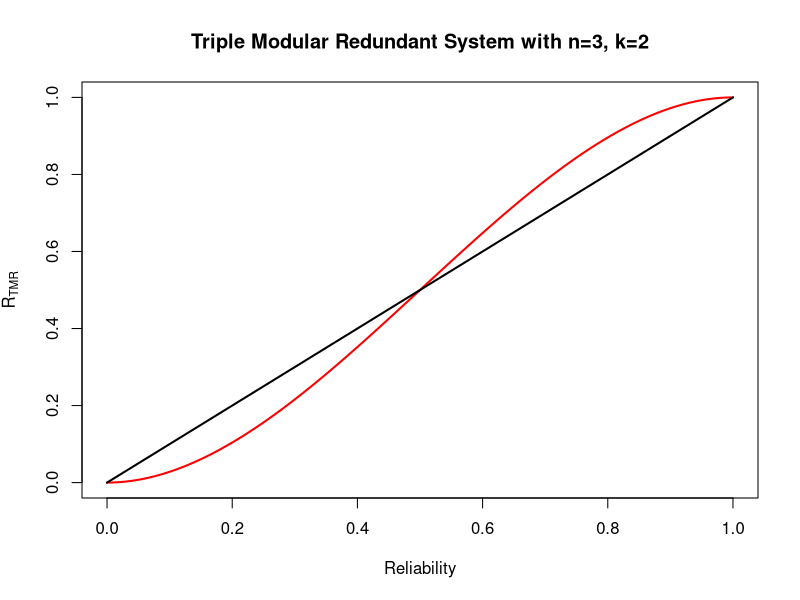

Reproduce this figure in R.
# TODO: Add comment
# 
# Author: claudio
###############################################################################


setwd("/home/claudio/workspace/grafici-stat2/alari/codiceR/grafici")

x <- (0:100) / 100
f <- function(x) {3*x^2*(1-x)+x^3}

y <- f(x)

pdf("triple_modular_redundancy.pdf")
plot(x,y,type="l",lwd=2,col="red",xlab="Reliability",ylab=expression(R[TMR]),
		main="Triple Modular Redundant System with n=3, k=2")
lines(x,x,lwd=2)
dev.off()